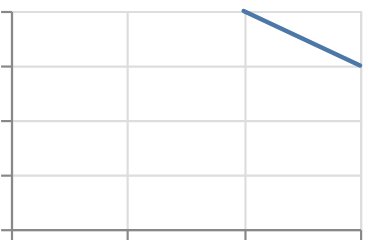

Vega-Lite specification for this chart:
### Vega-Lite specification from a JSON file in a GitHub repository (floating-point values rounded to 4 significant figures)
{"$schema": "https://vega.github.io/schema/vega-lite/v6.json", "padding": 5, "autosize": "none", "data": {"values": [{"c": "A", "x": 1, "y": 2, "s": 3, "t": "2024-01-01"}, {"c": "B", "x": 2, "y": null, "s": 5, "t": "2024-02-01"}, {"c": "C", "x": 3, "y": 4, "s": null, "t": "2024-03-01"}, {"c": "D", "x": 4, "y": 3, "s": 7, "t": "2024-04-01"}]}, "width": 160, "height": 100, "mark": {"type": "trail", "invalid": "break-paths-filter-domains"}, "encoding": {"x": {"field": "x", "type": "quantitative"}, "y": {"field": "y", "type": "quantitative"}}}
